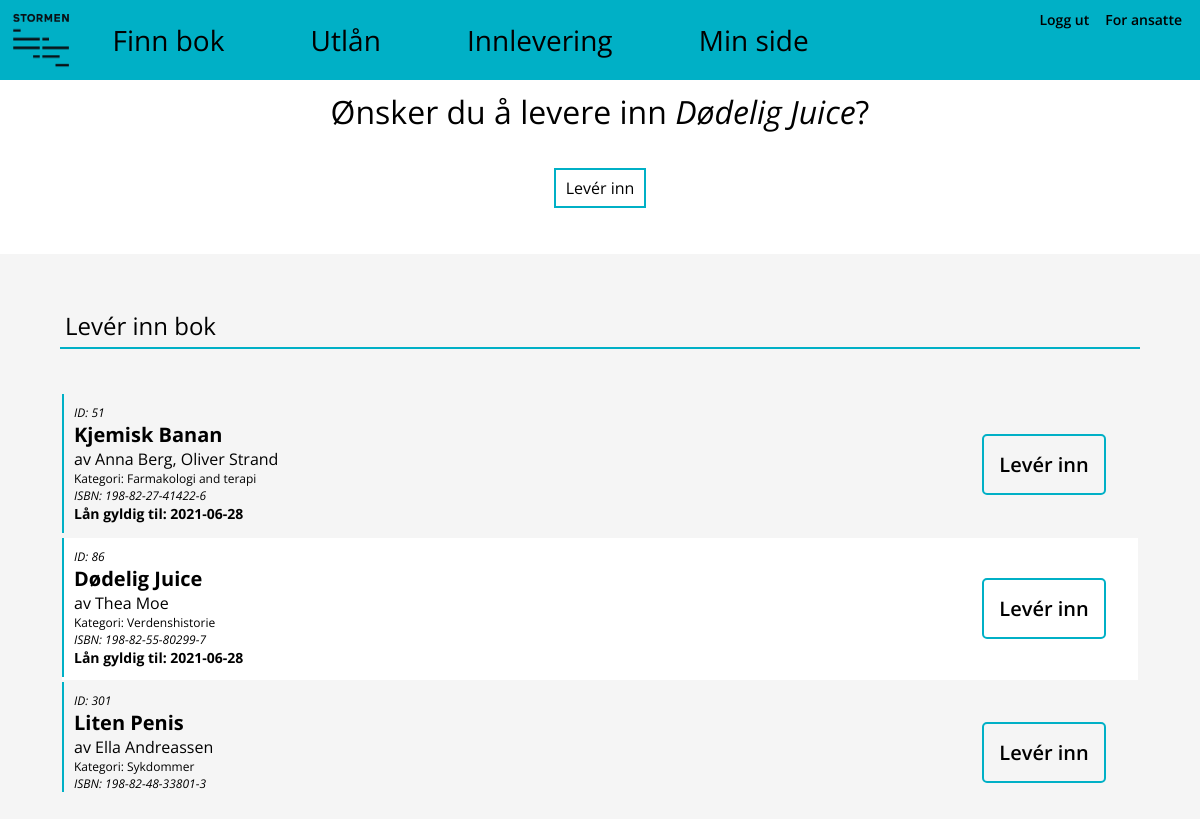
The app's page /personlig/innlevering.php?bok_id=86 (signed in) with its own data.
### tables this page shows
CREATE TABLE `bok` (
  `id` int(11) NOT NULL AUTO_INCREMENT,
  `ISBN` varchar(45) NOT NULL,
  `tittel` varchar(45) DEFAULT NULL,
  `forlag` varchar(45) DEFAULT NULL,
  `kategori` varchar(45) DEFAULT NULL,
  `status` varchar(45) NOT NULL,
  PRIMARY KEY (`id`)
);

CREATE TABLE `dewey` (
  `idDewey` int(11) NOT NULL,
  `tittel` varchar(45) NOT NULL,
  PRIMARY KEY (`idDewey`)
);

### spørringer.php (called while the page is built, shortened)
<?php
$utlånerliste = "SELECT
bok.id,
bok.ISBN,
bok.tittel,
bok.kategori,
bok.forlag,
dewey.idDewey,
dewey.tittel as kategorinavn,
utlån.utlånsdato,
utlån.utlånerid as personnummer,
utlåner.fornavn,
utlåner.etternavn,
GROUP_CONCAT(distinct C.fornavn, ' ', C.etternavn ORDER BY C.fornavn ASC SEPARATOR ', ') forfatternavn
FROM utlån
JOIN bok on bok.id = bokid
JOIN dewey ON bok.kategori=dewey.idDewey
JOIN utlåner ON utlåner.personnummer = utlån.utlånerid
JOIN forfatter_has_bok on forfatter_has_bok.bok_id = bok.id
JOIN forfatter on forfatter.idforfatter=forfatter_has_bok.forfatter_idforfatter
LEFT JOIN forfatter_has_bok B
ON bok.id=B.bok_id
LEFT JOIN forfatter C
ON B.forfatter_idforfatter=C.idforfatter";
?>

### personlig/innlevering.php (the view, shortened to what this page needs)
<!DOCTYPE html>
<html>
<head>
  <link href="../stilark/style.css" type="text/css" rel="stylesheet">
  <link href="../stilark/tabell.css" type="text/css" rel="stylesheet">
  <link href="../stilark/skjema.css" type="text/css" rel="stylesheet">
<body>
  <div id="topp_meny">
     <a href="../index.php"><img id="bildelogo" src="../grafisk/stormen.png"></a>
        <?php
        if (isset($_SESSION['admin']) && $_SESSION['admin'] == true) {
          echo '
          <div id="navigasjon">
            <li><a href ="../admin/bøker_admin.php">Administrer bøker</li>
            <li><a href ="../admin/lån_admin.php">Administrer lån</li>
          </div>
          <div id="innlogging">
            <li><a href="../logout.php">Logg ut</a></li>
          </div>';
        } elseif (isset($_SESSION['innlogget']) && $_SESSION['innlogget'] == true) {
          echo'
          <div id="navigasjon">
            <li><a href ="../bøker.php">Finn bok</a></li>
            <li><a href ="utlån.php">Utlån</li>
            <li><a href ="innlevering.php">Innlevering</li>
            <li><a href ="hjem.php">Min side</li>
          </div>
          <div id="innlogging">
            <li><a href="../logout.php">Logg ut</a></li>
            <li><a href="../admin/admin_login.php">For ansatte</a></li>
          </div>';
        }
          ?>
      </div>
  <?php
  require_once "../config.php";
  require_once "../spørringer.php";
  if (isset($_GET['bok_id'])) {
    $res = mysqli_query($conn, "SELECT tittel from bok where id=".$_GET['bok_id']);
    $tittel = $res->fetch_assoc()['tittel'];
      echo '
      <div id="handlingsbekreftelse">
      <h1>Ønsker du å levere inn <em>'.$tittel.'</em>?</h1>
      <form method="post">
        <input type="submit" value="Levér inn" name="bekreft">
      </form>
      </div>';
  }
    $sql = $utlånerliste." WHERE utlånerid ='".$_SESSION['personnummer']."' GROUP BY bok.id ORDER BY bok.id LIMIT 100";
    $res = $conn->query($sql);
    echo "<div id='bokvisning_stor_wrap'style='margin-top: 50px;'>";
    echo "<h2 class='tabell_overskrift'>Levér inn bok</h2>";
    echo "<div id='bokvisning_stor'>";
    echo "<table id='bokvisning_tabell'>";
    if ($res) {
      while($row = $res->fetch_assoc()) {
        echo "<tr><td>";
        echo "<div class='bok'>";
        echo "<p class='bv_isbn'><em>ID: ".$row['id']."</em></h3>";
        echo "<h2 class='bv_tittel'>".$row['tittel']."</h2>";
        echo "<p class='bv_forfatter'>av ".$row['forfatternavn']."<p>";
        echo '<p class ="bv_kategori">Kategori: '.$row['kategorinavn'].'<p>';
        echo "<p class='bv_isbn'><em>ISBN: ".$row['ISBN']."</em></h3>";
        echo "<p class='bv_dato'><strong>Lån gyldig til: ".$row['utlånsdato']."</strong></h3>";
        echo "</div>";
        echo "<a class='bv_låneknapp' href='innlevering.php?bok_id=".$row['id']."'>Levér inn</a>";
        echo "</td></tr>";
      }
  } if ($res->num_rows == 0) {
    echo "<p>Du har ingen utlånte bøker.</p>";
  }
    echo "</table></div></div>";
    ?>
</body>
</html>

### stilark/style.css (style rules this page uses)
* { margin: 0; padding: 0; font-family: 'Open Sans'; }
body { background-color: whitesmoke; }
#bildelogo { height: 100%; }
#topp_meny { display: flex; background-color: #00b0c6; margin: auto; padding: 10px; height: 60px; }
#topp_meny a { color: black; text-decoration: none; }
#innlogging { display: flex; justify-content: flex-end; width: 30%; }
#innlogging li { font-weight: 600; margin: 0px 8px; font-size: 14px; }
#navigasjon { display: flex; align-items: center; justify-content: flex-start; width: 100%; height: 100%; font-size: 28px; }
#navigasjon li { margin: 0% 5%; font-weight: 400; color: white; }
li { text-decoration: none; list-style: none; }
#bokvisning_tabell { width: 100%; }
.bok { display: flex; flex-direction: column; padding: 10px; border-left: solid 2px #00b0c6; margin-bottom: 3px; }
#bokvisning_stor_wrap { margin: auto; width: 90%; }
#bokvisning_stor { overflow-y: scroll; height: 400px; }
#bokvisning_stor .bv_isbn { font-size: 12px; }
#bokvisning_stor .bv_tittel { font-size: 20px; }
#bokvisning_stor .bv_dato { font-size: 14px; }
#bokvisning_stor .bv_låneknapp { color: black; font-weight: 600; text-decoration: none; border: solid 2px #00b0c6; border-radius: 5px; padding: 15px; align-self: center; margin-right: 3%; font-size: 20px; }
#bokvisning_stor .bv_kategori { font-size: 12px; }
#bokvisning_stor tr:nth-child(even) { background-color: white; }
#bokvisning_stor td { display: flex; justify-content: space-between; }
.tabell_overskrift { margin-bottom: 4%; padding: 5px; font-weight: 400; border-bottom: solid #00b0c6 2px; }
#handlingsbekreftelse { background-color: white; padding: 10px; }
#handlingsbekreftelse h1, h4 { text-align: center; font-weight: 400; }
#handlingsbekreftelse input { margin: auto; border: #00b0c6 solid 2px !important; background-color: white; padding: 7px 10px; }

### stilark/skjema.css (style rules this page uses)
form { margin: 3%; }
input { display: block; margin-top: 2px; padding: 5px; font-size: 16px; }

### records on screen
bok: tittel "Dødelig Juice", id "86", forfatternavn "Thea Moe", dewey.tittel "Verdenshistorie", ISBN "198-82-55-80299-7", utlånsdato "2021-06-28"
bok: id "51", tittel "Kjemisk Banan", forfatternavn "Anna Berg, Oliver Strand", dewey.tittel "Farmakologi and terapi", ISBN "198-82-27-41422-6", utlånsdato "2021-06-28"
bok: id "301", tittel "Liten Penis", forfatternavn "Ella Andreassen", dewey.tittel "Sykdommer", ISBN "198-82-48-33801-3"
